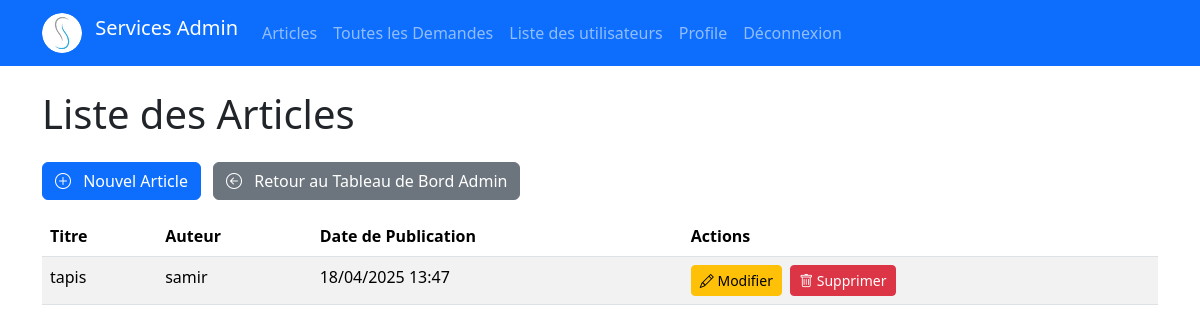
The page /articles/ (signed in) on the database as committed earlier.
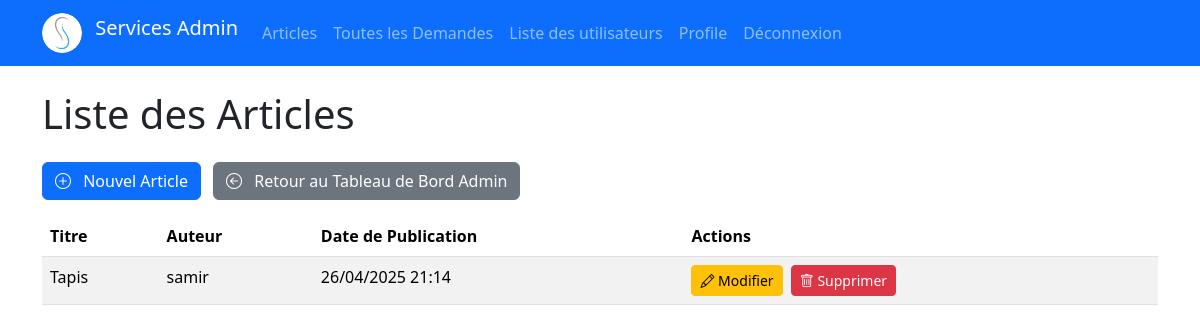
The same page on the database as committed later.
### articles/models.py (models this page shows, shortened)
class Article(models.Model):
    title = models.CharField(max_length=200)
    content = models.TextField()
    author = models.ForeignKey(settings.AUTH_USER_MODEL, on_delete=models.CASCADE, related_name='articles')
    published_date = models.DateTimeField(default=timezone.now)
    created_date = models.DateTimeField(auto_now_add=True)
    updated_date = models.DateTimeField(auto_now=True)
    class Meta:
        ordering = ['-published_date'] # Trie les articles par date de publication décroissante

### users/models.py (models this page shows, shortened)
class CustomUser(AbstractBaseUser, PermissionsMixin):
    email = models.EmailField(unique=True)
    username = models.CharField(max_length=30, unique=True)
    phone = models.CharField(max_length=20, blank=True, null=True)
    is_active = models.BooleanField(default=True)
    is_staff = models.BooleanField(default=False)
    date_joined = models.DateTimeField(auto_now_add=True, null=True, blank=True)
    profile_picture = models.ImageField(
        upload_to='profile_pics/',
        blank=True,
        null=True,
        verbose_name="Photo de profil"
    )
    objects = CustomUserManager()
    USERNAME_FIELD = 'email'  # Utilisez email comme identifiant
    REQUIRED_FIELDS = ['username']

### articles/views.py (the view)
# urls.py: path('', views.article_list, name='article_list'), # /articles/
@user_passes_test(is_staff_or_superuser)
def article_list(request):
    articles = Article.objects.all() # Récupère tous les articles
    context = {
        'articles': articles,
        'page_title': 'Liste des Articles'
    }
    return render(request, 'articles/article_list.html', context)

### articles/views.py (called while the page is built)
def is_staff_or_superuser(user):
    return user.is_staff or user.is_superuser

### articles/templates/articles/article_list.html (shortened to what this page needs)
{% extends 'base.html' %}
{% load static %}
{% block content %}
    <h1 class="mb-4">{{ page_title }}</h1>
    <p>
        <a href="{% url 'articles:article_create' %}" class="btn btn-primary">
            <i class="bi bi-plus-circle me-2"></i> Nouvel Article
        </a>
         <a href="{% url 'dashboard:index' %}" class="btn btn-secondary ms-2">
            <i class="bi bi-arrow-left-circle me-2"></i> Retour au Tableau de Bord Admin
         </a>
    </p>
    {% if articles %}
        <table class="table table-striped table-hover">
            <thead>
                <tr>
                    <th scope="col">Titre</th>
                    <th scope="col">Auteur</th>
                    <th scope="col">Date de Publication</th>
                    <th scope="col">Actions</th>
                </tr>
            </thead>
            <tbody>
                {% for article in articles %}
                <tr>
                    <td>{{ article.title }}</td>
                    <td>{{ article.author.username }}</td>
                    <td>{{ article.published_date|date:"d/m/Y H:i" }}</td>
                    <td>
                        <a href="{% url 'articles:article_update' article.pk %}" class="btn btn-sm btn-warning me-1">
                             <i class="bi bi-pencil"></i> Modifier
                        </a>
                         <a href="{% url 'articles:article_delete' article.pk %}" class="btn btn-sm btn-danger">
                            <i class="bi bi-trash"></i> Supprimer
                         </a>
                    </td>
                </tr>
                {% endfor %}
            </tbody>
        </table>
    {% else %}
        <div class="alert alert-info" role="alert">
            Aucun article trouvé pour le moment.
        </div>
    {% endif %}
{% endblock %}

Rows that differ between the two databases and show on the page:
changed Article "samir": title "tapis" → "Tapis"; published_date "18/04/2025 13:47" → "26/04/2025 21:14"
